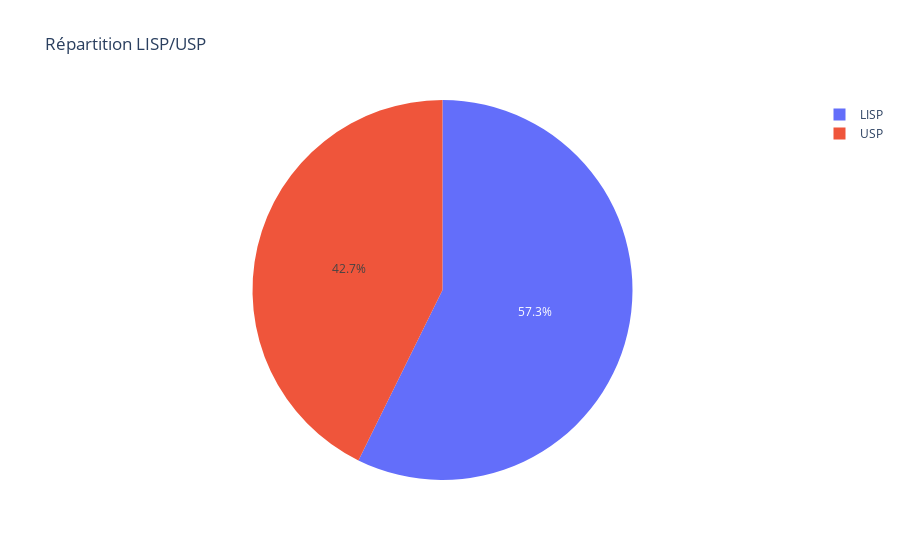

Notebook cell for this chart:
### Code cell
fig = px.pie(df, names='type', title='Répartition LISP/USP')
fig.show()

### Figure 1 — Plotly figure (JSON) as saved in the notebook; plotly's stock layout.template omitted (floating-point values rounded to 4 significant figures; data arrays with more than 128 entries replaced by an {"elided": "..."} marker saying what was removed)
{"data": [{"domain": {"x": [0, 1], "y": [0, 1]}, "hovertemplate": "type=%{label}<extra></extra>", "labels": {"elided": "370 str values"}, "legendgroup": "", "name": "", "showlegend": true, "type": "pie"}], "layout": {"legend": {"tracegroupgap": 0}, "title": {"text": "Répartition LISP/USP"}}}
